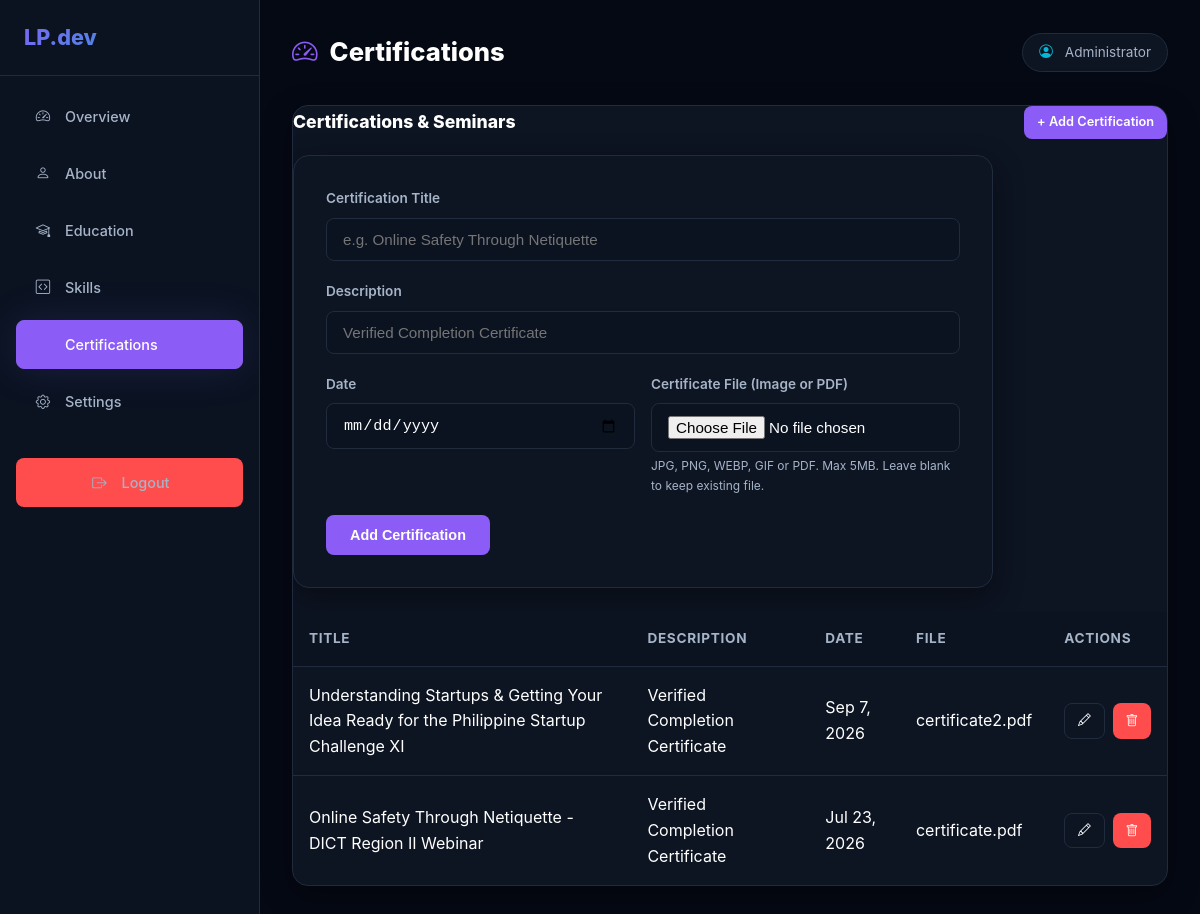
Page /admin/certifications.php (signed in) on the committed database.
### tables this page shows
CREATE TABLE `website_settings` (
  `id` int(11) NOT NULL AUTO_INCREMENT,
  `logo_text` varchar(50) NOT NULL DEFAULT 'LP.dev',
  `footer_text` varchar(255) NOT NULL DEFAULT 'Â© 2026 Laurence Andrew B. Perlas. All Rights Reserved.',
  `footer_subtext` varchar(255) NOT NULL DEFAULT 'Built with PHP, MySQL, HTML, CSS & JavaScript.',
  `site_name` varchar(100) NOT NULL DEFAULT 'Laurence Portfolio',
  `updated_at` timestamp NOT NULL DEFAULT current_timestamp() ON UPDATE current_timestamp(),
  PRIMARY KEY (`id`)
);

CREATE TABLE `certifications` (
  `id` int(11) NOT NULL AUTO_INCREMENT,
  `title` varchar(150) NOT NULL,
  `description` varchar(255) NOT NULL DEFAULT 'Verified Completion Certificate',
  `date` date NOT NULL,
  `image_path` varchar(255) NOT NULL,
  `sort_order` int(11) NOT NULL DEFAULT 0,
  `created_at` timestamp NOT NULL DEFAULT current_timestamp(),
  `updated_at` timestamp NOT NULL DEFAULT current_timestamp() ON UPDATE current_timestamp(),
  PRIMARY KEY (`id`)
);

### includes/functions.php (called while the page is built, shortened)
<?php
require_once __DIR__ . '/../config.php';
if (!function_exists('getSettings')) {
    function getSettings(PDO $pdo): array {
        $stmt = $pdo->query("SELECT * FROM website_settings LIMIT 1");
        return $stmt->fetch() ?: [];
    }
}

### config.php (called while the page is built, shortened)
<?php
if (!function_exists('h')) {
    function h(string $value = null): string {
        return htmlspecialchars((string)$value, ENT_QUOTES | ENT_HTML5, 'UTF-8');
    }
}

### includes/auth.php (called while the page is built, shortened)
<?php
require_once __DIR__ . '/../config.php';
if (!function_exists('isLoggedIn')) {
    function isLoggedIn(): bool {
        return !empty($_SESSION['admin_id']);
    }
}
if (!function_exists('getCurrentAdmin')) {
    function getCurrentAdmin(PDO $pdo): ?array {
        $stmt = $pdo->prepare("SELECT id, username, full_name FROM admins WHERE id = ?");
        $stmt->execute([$_SESSION['admin_id']]);
        return $stmt->fetch();
    }
}

### admin/certifications.php (the view, shortened to what this page needs)
<?php
require_once __DIR__ . '/header.php';
$message = ''; $messageType = 'success'; $editId = null; $editRow = null;
$certifications = $pdo->query("SELECT * FROM certifications ORDER BY sort_order ASC, id DESC")->fetchAll();
?>
    <div class="table-wrap">
        <div style="display:flex; justify-content:space-between; align-items:center; margin-bottom:1rem; flex-wrap:wrap; gap:1rem;">
            <h3 style="font-size:1.1rem; font-weight:800; color:var(--text-main);">Certifications & Seminars</h3>
            <a href="certifications.php<?= $editId ? '' : '?add=1' ?>" class="btn btn-sm" style="<?= $editId ? 'display:none' : '' ?>"><?= $editId ? '' : '+ Add Certification' ?></a>
        </div>
        <div class="form-card" style="margin-bottom:1.5rem; max-width:700px;">
            <form method="POST" enctype="multipart/form-data" action="">
                <div class="form-group">
                    <label>Certification Title</label>
                    <input type="text" name="title" value="<?= h($editRow['title'] ?? '') ?>" required placeholder="e.g. Online Safety Through Netiquette">
                </div>
                <div class="form-group">
                    <label>Description</label>
                    <input type="text" name="description" value="<?= h($editRow['description'] ?? '') ?>" placeholder="Verified Completion Certificate">
                </div>
                <div class="form-row">
                    <div class="form-group">
                        <label>Date</label>
                        <input type="date" name="date" value="<?= h($editRow['date'] ?? '') ?>" required>
                    </div>
                    <div class="form-group">
                        <label>Certificate File (Image or PDF)</label>
                        <input type="file" name="certificate_file" accept="image/*,.pdf">
                        <div class="file-hint">JPG, PNG, WEBP, GIF or PDF. Max 5MB. Leave blank to keep existing file.</div>
                    </div>
                </div>
                <button type="submit" class="btn"><?= $editId ? 'Update Certification' : 'Add Certification' ?></button>
            </form>
        </div>
        <table>
            <thead>
                <tr>
                    <th>Title</th>
                    <th>Description</th>
                    <th>Date</th>
                    <th>File</th>
                    <th class="actions-cell">Actions</th>
                </tr>
            </thead>
            <tbody>
                <?php foreach ($certifications as $c): ?>
                <tr>
                    <td><?= h($c['title']) ?></td>
                    <td><?= h($c['description']) ?></td>
                    <td><?= date('M j, Y', strtotime($c['date'])) ?></td>
                    <td><?= basename($c['image_path']) ?></td>
                    <td class="actions-cell">
                        <div class="btn-group">
                            <a href="certifications.php?edit=<?= (int)$c['id'] ?>" class="btn btn-sm btn-outline" title="Edit"><i class="bi bi-pencil"></i></a>
                            <button onclick="return confirmDeleteCert(this, 'Delete this certification?')" class="btn btn-sm btn-danger" title="Delete"><i class="bi bi-trash"></i></button>
                        </div>
                    </td>
                </tr>
                <?php endforeach; ?>
            </tbody>
        </table>
    </div>
<?php require_once __DIR__ . '/footer.php'; ?>

### admin/header.php (shortened to what this page needs)
<?php
require_once __DIR__ . '/../includes/auth.php';
require_once __DIR__ . '/../includes/functions.php';
require_once __DIR__ . '/../config/database.php';
require_once __DIR__ . '/../config.php';
$admin = getCurrentAdmin($pdo);
$settings = getSettings($pdo);
?>
<!DOCTYPE html>
<html lang="en">
<head>
    <link rel="stylesheet" href="../assets/css/style.css">
    <link rel="stylesheet" href="https://cdn.jsdelivr.net/npm/bootstrap-icons@1.11.3/font/bootstrap-icons.min.css">
</head>
<body>
<div class="admin-wrap">
    <aside class="admin-sidebar" id="adminSidebar">
        <div class="brand"><?= h($settings['logo_text'] ?? 'LP.dev') ?></div>
        <nav>
            <ul>
                <li><a href="index.php" class="<?= basename($_SERVER['PHP_SELF']) === 'index.php' ? 'active' : '' ?>"><i class="bi bi-speedometer2"></i> Overview</a></li>
                <li><a href="about.php" class="<?= basename($_SERVER['PHP_SELF']) === 'about.php' ? 'active' : '' ?>"><i class="bi bi-person"></i> About</a></li>
                <li><a href="education.php" class="<?= basename($_SERVER['PHP_SELF']) === 'education.php' ? 'active' : '' ?>"><i class="bi bi-mortarboard"></i> Education</a></li>
                <li><a href="skills.php" class="<?= basename($_SERVER['PHP_SELF']) === 'skills.php' ? 'active' : '' ?>"><i class="bi bi-code-square"></i> Skills</a></li>
                <li><a href="certifications.php" class="<?= basename($_SERVER['PHP_SELF']) === 'certifications.php' ? 'active' : '' ?>"><i class="bi bi-diploma"></i> Certifications</a></li>
                <li><a href="settings.php" class="<?= basename($_SERVER['PHP_SELF']) === 'settings.php' ? 'active' : '' ?>"><i class="bi bi-gear"></i> Settings</a></li>
                <li style="margin-top:2rem;"><a href="logout.php" class="btn-logout" style="width:100%; justify-content:center;"><i class="bi bi-box-arrow-right"></i> Logout</a></li>
            </ul>
        </nav>
    </aside>
    <main class="admin-main">
        <div class="admin-header">
            <div>
                <h1><i class="bi bi-speedometer2"></i><?= ucfirst(str_replace('.php', '', basename($_SERVER['PHP_SELF']))) ?></h1>
            </div>
            <div class="user-chip">
                <i class="bi bi-person-circle"></i>
                <span><?= h($admin['full_name'] ?? $admin['username']) ?></span>
            </div>
        </div>

### assets/css/style.css (style rules this page uses)
* { margin: 0; padding: 0; box-sizing: border-box; }
:root { --bg-main: #050914; --bg-secondary: #0B1220; --bg-card: #0D1422; --primary: #7775FF; --primary-glow: rgba(119, 117, 255, 0.35); --secondary: #00D9FF; --text-main: #FFFFFF; --text-secondary: #A6B4C8; --border: #202C3D; --success: #00D9FF; --danger: #FF4D4D; --warning: #F5A623; --radius: 16px; --radius-sm: 8px; --transition: 0.35s cubic-bezier(0.4, 0, 0.2, 1); --shadow: 0 10px 30px rgba(0, 0, 0, 0.4); --shadow-glow: 0 0 40px rgba(119, 117, 255, 0.15); }
html { scroll-behavior: smooth; }
body { background: var(--bg-main); color: var(--text-main); font-family: 'Segoe UI', Inter, -apple-system, BlinkMacSystemFont, 'Roboto', sans-serif; line-height: 1.6; min-height: 100vh; overflow-x: hidden; }
a { text-decoration: none; color: inherit; }
ul { list-style: none; }
body { background: radial-gradient(ellipse at top, #0d1630 0%, #050914 60%); }
body { font-family: 'Inter', 'Segoe UI', sans-serif; }
:root { --primary: #8B5CF6; --secondary: #06B6D4; --primary-glow: rgba(139,92,246,0.4); }

### rows in the picture
website_settings: logo_text "LP.dev"
certifications: title "Understanding Startups & Getting Your Idea Ready for the Philippine Startup Challenge XI", description "Verified Completion Certificate", date "Sep 7, 2026", image_path "certificate2.pdf"
certifications: title "Online Safety Through Netiquette - DICT Region II Webinar", description "Verified Completion Certificate", date "Jul 23, 2026", image_path "certificate.pdf"

### other values in the picture
str_replace('.php', '', basename($_SERVER['PHP_SELF'])) "Certifications"
$admin['full_name'] "Administrator"
